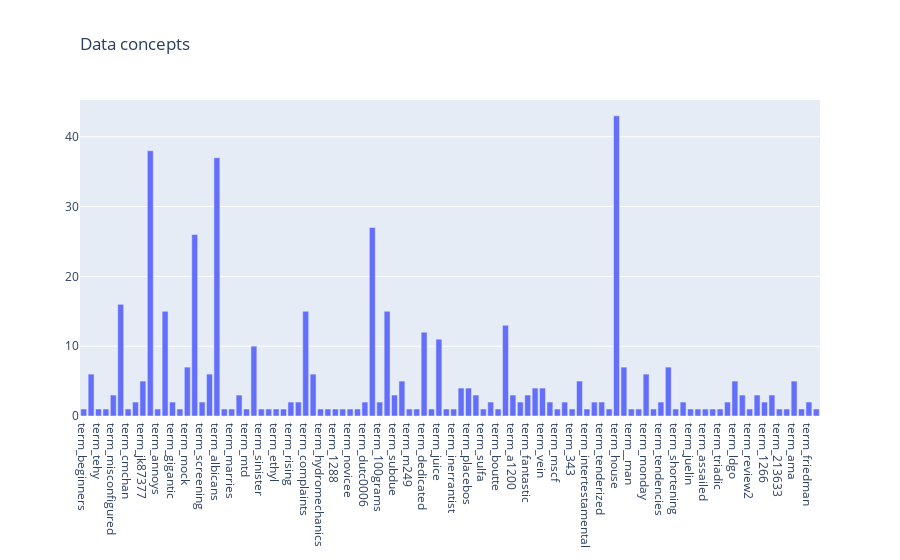

The cell this chart's notebook holds for it:
### Markdown cell above
#### Exercise 14 (take home):
The chart above contains all the vocabulary, and it's computationally intensive to both compute and visualize. Can you efficiently reduce the number of terms you want to visualize as an exercise.

### Code cell
term_frequencies_df = pd.DataFrame({'terms': count_vect.get_feature_names(), 
                                            'counts': term_frequencies})
sample_term_frequencies_df = term_frequencies_df.sample(n=100, random_state=26)

sample_data = go.Bar(x = ["term_"+str(i) for i in sample_term_frequencies_df['terms']],
            y=sample_term_frequencies_df['counts'])

fig = go.Figure(sample_data)

fig.update_layout(
    title=go.layout.Title(
        text="Data concepts",
        xref="paper",
        x=0
    )
)

fig.show()

### Figure 1 — Plotly figure (JSON) as saved in the notebook; plotly's stock layout.template omitted (floating-point values rounded to 4 significant figures)
{"data": [{"type": "bar", "x": ["term_beginners", "term_scanners", "term_tehy", "term_cholera", "term_misconfigured", "term_p12", "term_cmchan", "term_andersom", "term_jk87377", "term_omen", "term_annoys", "term_yellow", "term_gigantic", "term_blinds", "term_mock", "term_telephone", "term_screening", "term_hc", "term_albicans", "term_assassinated", "term_marries", "term_vital", "term_mtd", "term_generations", "term_sinister", "term_stenosis", "term_ethyl", "term_222525", "term_rising", "term_deadly", "term_complaints", "term_preview", "term_hydromechanics", "term_augjpeg", "term_1288", "term_24731", "term_novicee", "term_gerd", "term_dutc0006", "term_raster", "term_100grams", "term_gabriel", "term_subdue", "term_diagrams", "term_m249", "term_chiropractorstreat", "term_dedicated", "term_decisively", "term_juice", "term_motility", "term_inerrantist", "term_corrupt", "term_placebos", "term_2_c", "term_sulfa", "term_jzn", "term_boutte", "term_mountains", "term_a1200", "term_faking", "term_fantastic", "term_nrao", "term_vein", "term_finnerty", "term_mscf", "term_anonymously", "term_343", "term_sculptor", "term_intertestamental", "term_confined", "term_tenderized", "term_heteroorthodox", "term_house", "term_progression", "term__man", "term__law_", "term_monday", "term_salutary", "term_tendencies", "term_gripe", "term_shortening", "term_profeta", "term_juelin", "term_sounder", "term_assailed", "term_refrence", "term_triadic", "term_shoots", "term_ldgo", "term_noordewier", "term_review2", "term_1917", "term_1266", "term_4800", "term_213633", "term_cerrina", "term_ama", "term_helllo", "term_friedman", "term_28909"], "y": [1, 6, 1, 1, 3, 16, 1, 2, 5, 38, 1, 15, 2, 1, 7, 26, 2, 6, 37, 1, 1, 3, 1, 10, 1, 1, 1, 1, 2, 2, 15, 6, 1, 1, 1, 1, 1, 1, 2, 27, 2, 15, 3, 5, 1, 1, 12, 1, 11, 1, 1, 4, 4, 3, 1, 2, 1, 13, 3, 2, 3, 4, 4, 2, 1, 2, 1, 5, 1, 2, 2, 1, 43, 7, 1, 1, 6, 1, 2, 7, 1, 2, 1, 1, 1, 1, 1, 2, 5, 3, 1, 3, 2, 3, 1, 1, 5, 1, 2, 1]}], "layout": {"title": {"text": "Data concepts", "x": 0, "xref": "paper"}}}
